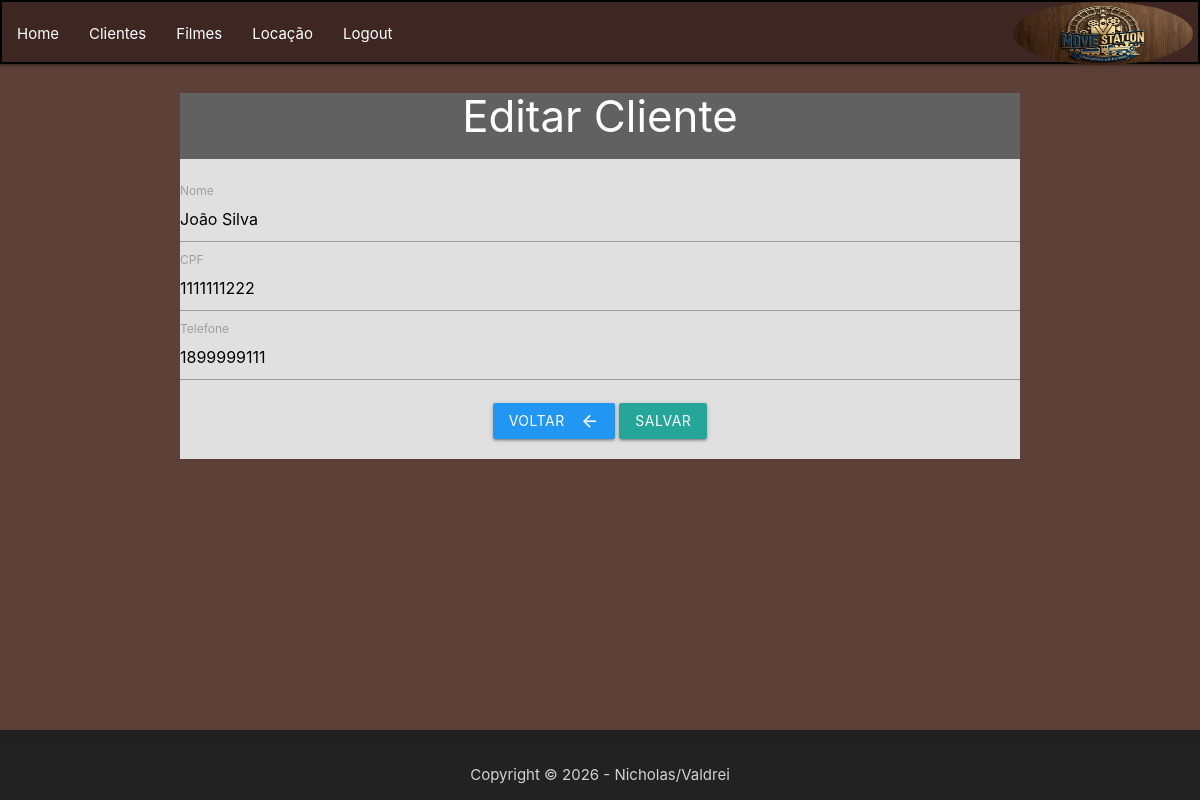
The page /VIEW/cliente/frmedtcliente.php?id=1 on the database its author committed.
### tables this page shows
CREATE TABLE `cliente` (
  `id` int(11) NOT NULL,
  `nome` varchar(35) NOT NULL,
  `cpf` int(20) NOT NULL,
  `telefone` int(20) NOT NULL
);

### DAL/cliente.php (called while the page is built, shortened)
<?php
    include_once $_SERVER['DOCUMENT_ROOT'] . '/Locadora/DAL/conexao.php';
    include_once $_SERVER['DOCUMENT_ROOT'] . '/Locadora/MODEL/cliente.php';
    class Cliente{
        public function SelectById(int $id){
            $sql = "SELECT * FROM cliente WHERE id = ?;";
            $con = Conexao::conectar();
            $query = $con->prepare($sql);
            $query->execute(array($id));
            $linha = $query->fetch(\PDO::FETCH_ASSOC);
            $cliente = new \MODEL\Cliente();
            $cliente->setId($linha['id']);
            $cliente->setNome($linha['nome']);
            $cliente->setCpf($linha['cpf']);
            $cliente->setTelefone($linha['telefone']);
            return $cliente;
        }
    }

### DAL/conexao.php (called while the page is built, shortened)
<?php
    class conexao {
        private static $dbNome = 'locadora';
        private static $dbHost = 'localhost';
        private static $dbUsuario = 'root';
        private static $dbSenha = '';
        private static $cont = null;
        public static function conectar(){
            if (self::$cont == null){
                try{
                    self::$cont = new PDO("mysql:host=" . self::$dbHost . ";dbname=" . self::$dbNome,
                    self::$dbUsuario , self::$dbSenha);
                }
                catch (\PDOException $exception) {
                    die ($exception->getMessage());
                }
            }
        return self::$cont;
        }
    public static function desconectar (){
        self::$cont = null;
        return self::$cont;
        }
    }
?>

### MODEL/cliente.php (called while the page is built, shortened)
<?php
    class Cliente{
        private ?string $nome;
        private ?int $cpf;
        private ?int $telefone;
        public function getNome(){return $this->nome;}
        public function getCpf(){return $this->cpf;}
        public function getTelefone(){return $this->telefone;}
        public function setNome(string $nome){$this->nome = $nome;}
        public function setCpf(int $cpf){$this->cpf = $cpf;}
        public function setTelefone(int $telefone){$this->telefone = $telefone;}
    }
?>

### VIEW/cliente/frmedtcliente.php (the view, shortened to what this page needs)
<?php
$id = $_GET['id'];
include_once $_SERVER['DOCUMENT_ROOT'] . '/Locadora/DAL/cliente.php';
include_once $_SERVER['DOCUMENT_ROOT'] . '/Locadora/MODEL/cliente.php';
include_once $_SERVER['DOCUMENT_ROOT'] . '/Locadora/VIEW/header.php';
include_once $_SERVER['DOCUMENT_ROOT'] . '/Locadora/VIEW/footer.php';
$dalCliente = new DAL\Cliente();
$cliente = $dalCliente->SelectById($id);
?>
<!DOCTYPE html>
<html lang="pt-br">
<head>
    <link rel="stylesheet" href="https://cdnjs.cloudflare.com/ajax/libs/materialize/1.0.0/css/materialize.min.css">
</head>
<body class="brown darken-2">
    <div class="container center grey darken-2 white-text">
        <h3>Editar Cliente</h3>
        <div class="row grey lighten-2 black-text">
            <form action="opedtcliente.php" method="post" class="row">
                <div class="input-field">
                    <input type="text" name="nome" id="nome" value="<?php echo $cliente->getNome(); ?>" required>
                    <label for="nome">Nome</label>
                </div>
                <div class="input-field">
                    <input type="text" name="cpf" id="cpf" value="<?php echo $cliente->getCpf(); ?>" required>
                    <label for="cpf">CPF</label>
                </div>
                <div class="input-field ">
                    <input type="text" name="telefone" id="telefone" value="<?php echo $cliente->getTelefone(); ?>" required>
                    <label for="telefone">Telefone</label>
                </div>
                <a class="waves-effect waves-light blue btn"
                    onclick="JavaScript:location.href='lstcliente.php'">
                    <i class="material-icons right">arrow_back</i>Voltar
                </a>
                <button class="btn waves-effect waves-light" type="submit">Salvar</button>
            </form>
        </div>
    </div>
</body>
</html>

### rows shown on the page
cliente: nome "João Silva", cpf "1111111222", telefone "1899999111"
